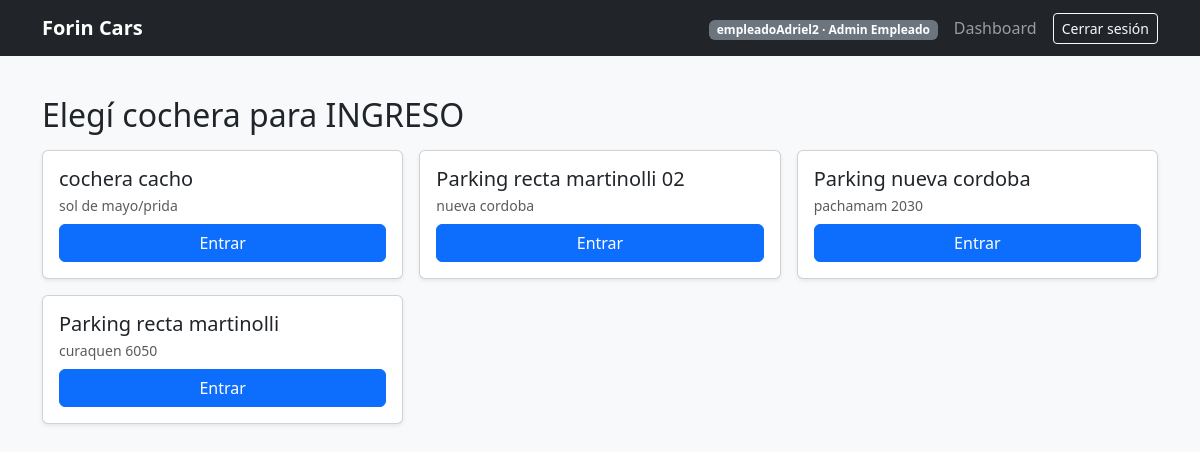
The app's page /parking/ingreso/ (signed in) with its own data.
### parking/models.py (models this page shows, shortened)
class Cochera(models.Model):
    owner = models.ForeignKey(
        settings.AUTH_USER_MODEL,
        on_delete=models.CASCADE,
        related_name="cocheras",
    )
    nombre = models.CharField(max_length=120)
    direccion = models.CharField(max_length=200, blank=True)
    activa = models.BooleanField(default=True)
    created_at = models.DateTimeField(auto_now_add=True)
    empleados = models.ManyToManyField(
        settings.AUTH_USER_MODEL,
        related_name="cocheras_asignadas",
        blank=True,
        through="CocheraEmpleado",
    )

### parking/views.py (the view)
# urls.py: path("ingreso/", views.ingreso_select_cochera_view, name="ingreso"),
@login_required
@user_passes_test(can_operate)
def ingreso_select_cochera_view(request):
    return _select_cochera_view(request, title="Elegí cochera para INGRESO", target_url_name="ingreso_cochera")

### parking/views.py (called while the page is built)
def can_operate(user) -> bool:
    if not user.is_authenticated:
        return False
    if user.is_superuser:
        return True
    return user.groups.filter(name__in=["ADMIN_DUENO", "ADMIN_EMPLEADO"]).exists()

def cochera_queryset_for(user):
    if user.is_superuser:
        return Cochera.objects.all()
    q = Q(owner=user)
    try:
        Cochera.objects.filter(empleados=user)  # solo para testear FieldError
        q |= Q(empleados=user)
    except FieldError:
        pass
    try:
        Cochera.objects.filter(cocheraempleado__empleado=user)
        q |= Q(cocheraempleado__empleado=user)
    except FieldError:
        pass
    return Cochera.objects.filter(q).distinct()

def _select_cochera_view(request, *, title: str, target_url_name: str):
    qs = cochera_queryset_for(request.user).filter(activa=True).order_by("-created_at")
    first_two = list(qs[:2])
    if not first_two:
        messages.info(request, "No tenés cocheras asignadas para operar.")
        return redirect(URL_DASHBOARD)
    if len(first_two) == 1:
        return redirect(target_url_name, cochera_id=first_two[0].id)
    cocheras = list(qs)
    return render(
        request,
        "parking/select_cochera.html",
        {"title": title, "cocheras": cocheras, "target": target_url_name},
    )

### users/context_processors.py (called while the page is built)
def role_flags(request):
    u = getattr(request, "user", None)
    if not u or not u.is_authenticated:
        return {"can_manage_cochera": False, "can_operate": False, "is_superadmin": False}
    is_superadmin = u.is_superuser
    can_manage_cochera = is_superadmin or u.groups.filter(name="ADMIN_DUENO").exists()
    can_operate = can_manage_cochera or u.groups.filter(name="ADMIN_EMPLEADO").exists()
    return {
        "is_superadmin": is_superadmin,
        "can_manage_cochera": can_manage_cochera,
        "can_operate": can_operate,
    }

### parking/templates/parking/select_cochera.html (shortened to what this page needs)
{% extends "base.html" %}
{% block content %}
<div class="container py-4">
  <h2 class="mb-3">{{ title }}</h2>
  <div class="row g-3">
    {% for c in cocheras %}
      <div class="col-12 col-md-6 col-lg-4">
        <div class="card p-3 shadow-sm">
          <h5 class="mb-1">{{ c.nombre }}</h5>
          <div class="text-muted small mb-2">{{ c.direccion|default:"(sin dirección)" }}</div>
          <a class="btn btn-primary" href="{% url target c.id %}">Entrar</a>
        </div>
      </div>
    {% endfor %}
  </div>
</div>
{% endblock %}

### templates/base.html (shortened to what this page needs)
{% load static %}
<!doctype html>
<html lang="es">
<head>
  <link href="https://cdn.jsdelivr.net/npm/bootstrap@5.3.3/dist/css/bootstrap.min.css" rel="stylesheet">
  <link rel="stylesheet" href="https://cdnjs.cloudflare.com/ajax/libs/font-awesome/6.5.0/css/all.min.css">
</head>
<body class="bg-light">
<nav class="navbar navbar-expand-lg navbar-dark bg-dark">
  <div class="container">
    <a class="navbar-brand fw-bold"
       href="{% if request.user.is_authenticated %}{% url 'dashboard' %}{% else %}{% url 'login' %}{% endif %}">
      Forin Cars
    </a>
    <div class="collapse navbar-collapse" id="nav">
      <ul class="navbar-nav ms-auto gap-2 align-items-lg-center">
        {% if request.user.is_authenticated %}
          <li class="nav-item">
            <span class="badge text-bg-secondary">
              {{ request.user.username }} ·
              {% if request.user.is_superuser %}
                Superadmin
              {% elif can_manage_cochera %}
                Admin Dueño
              {% elif can_operate %}
                Admin Empleado
              {% else %}
                Usuario
              {% endif %}
            </span>
          </li>
          <li class="nav-item">
            <a class="nav-link" href="{% url 'dashboard' %}">Dashboard</a>
          </li>
          <li class="nav-item">
            <a class="btn btn-outline-light btn-sm" href="{% url 'logout' %}">Cerrar sesión</a>
          </li>
        {% endif %}
      </ul>
    </div>
  </div>
</nav>
{% block content %}{% endblock %}
</body>
</html>

### records on screen
Cochera: nombre "cochera cacho", direccion "sol de mayo/prida"
Cochera: nombre "Parking recta martinolli 02", direccion "nueva cordoba"
Cochera: nombre "Parking nueva cordoba", direccion "pachamam 2030"
Cochera: nombre "Parking recta martinolli", direccion "curaquen 6050"

### other values on screen
{{ request.user.username }} "empleadoAdriel2"
{{ title }} "Elegí cochera para INGRESO"
